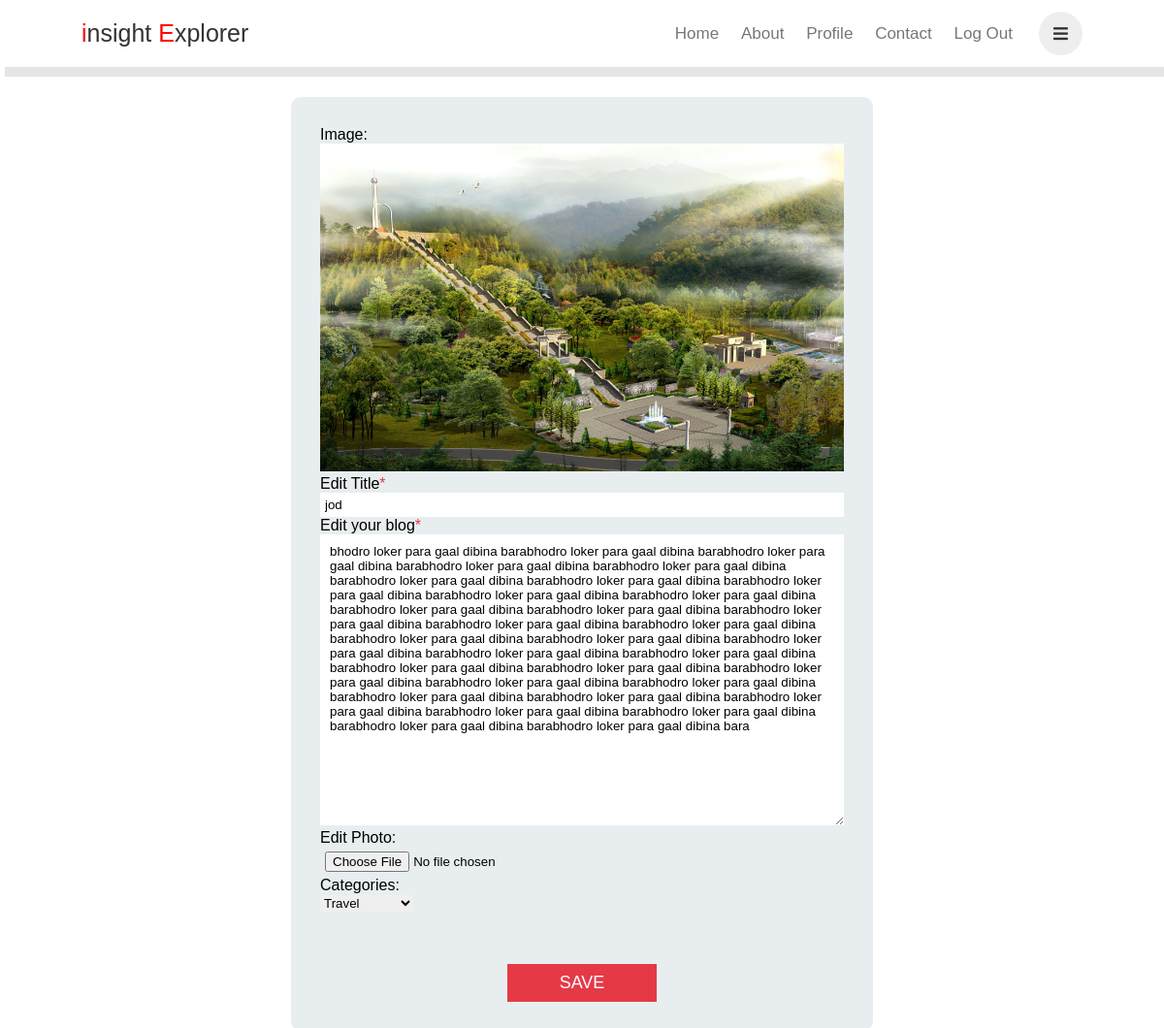
The page /profile/edit/9 (signed in) on the database its author committed.
### blogapp/models.py (models this page shows)
class Post(models.Model):
    title = models.CharField(max_length=1000)
    body = models.TextField(max_length=10000)
    img = models.ImageField(upload_to="images/")
    date = models.DateTimeField(auto_now_add=True)
    category = models.CharField(max_length=20)
    name = models.CharField(max_length=50)

### blogapp/views.py (the view)
# urls.py: path('profile/edit/<int:val>',views.edit, name='edit'),
@login_required(login_url='login')
def edit(request,val):
    if request.method == 'POST':
        title = request.POST['title']
        body = request.POST['body']
        img = request.FILES.get('img',False)
        if not img:
            img = 'images/no_image_available.jpg'
        category = request.POST['Categories']
        obj = Post.objects.get(id=val)
        obj.title=title
        obj.body=body
        obj.img=img
        obj.category=category
        obj.save()
        print("hi")
        return redirect('home')
    else:
        obj = Post.objects.get(id=val)
        return render(request, 'edit.html', context={'obs': obj})

### templates/edit.html (shortened to what this page needs)
<!DOCTYPE html>
{% load static %}
<html lang="en">
<head>
    <link rel="stylesheet" href="https://cdnjs.cloudflare.com/ajax/libs/font-awesome/5.15.3/css/all.min.css">
    <link rel="stylesheet" href="{% static './css/style6.css' %}">
</head>
<body>
    <header class="header">
        <a href="#" class="logo"><span>i</span>nsight <span>E</span>xplorer</a>
        <nav class="navbar">
            <a href="{% url 'home' %}" >Home</a>
            <a href="./about.html" >About</a>
            <a href="profile/{{user.username}}">Profile</a>
            <a href="./contact.html" >Contact</a>
            <a href="{% url 'logout' %}">Log out</a>
        </nav>
        <div class="icons">
             <i class="fas fa-bars" id="menu-bars"></i>
        </div>
    </header>
    <div class="form-wrapper">
    <form action="/profile/edit/{{obs.id}}" class="form" method="POST" enctype="multipart/form-data">
        <div class="form-group">
            <p>Image:</p>
            <img src="{{obs.img.url}}" >
        </div>
        <div class="form-group">
            <label for="username">Edit Title</label>
            <input type="text" name="title" id="username" value="{{obs.title}}" required  >
        </div>
        <div class="form-group">
            <label for="message">Edit your blog</label>
            <textarea name ="body" id="message" required>{{obs.body}}</textarea >
        </div>
        <div class="form-group">
            <p>Edit Photo:</p>
            <input class="file-upload" name="img" type="file" onchange="readURL(this)" accept="Image/*">
        </div>
        <p>Categories:</p>
        <select name="Categories">
            <option value="Travel">Travel</option>
        </select><br> <br><br><br>
        <button type="submit" class="form-btn">Save</button>
    </form>
    </div>
</body>
</html>

### static/css/style6.css (style rules this page uses)
:root { --orange:#e67e22; --black:#333; --light-color:#777; --border:.1rem solid rgba(0,0,0,.2); --box-shadow:0.5rem 1rem rgba(0,0,0,.1); }
* { margin: 0; padding: 0; box-sizing: border-box; text-decoration: none; font-family: Verdana, Geneva, Tahoma, sans-serif; outline: none; border: none; font-weight: lighter; }
html { font-size: 62.5%; overflow-x: hidden; scroll-behavior: smooth; scroll-padding-top: 6rem; }
.header { position: fixed; top: 0; left: 0; right: 0; background: #fff; box-shadow: var(--box-shadow); display: flex; align-items: center; padding: 1.2rem 7%; }
.header .logo { color: var(--black); font-size: 2.5rem; margin-right: auto; }
.header .logo span { color: red; }
.header .navbar a { color: var(--light-color); margin-right: 2rem; font-size: 1.7rem; text-transform: capitalize; }
.header .icons i { height: 4.5rem; line-height: 4.5rem; width: 4.5rem; text-align: center; color: var(--black); background: #eee; border-radius: 50%; margin-left: .7rem; font-size: 1.7rem; cursor: pointer; }
.form-wrapper .form { margin: auto; width: 50%; padding: 10px; height: 100%; font-size: 1.6rem; background: rgba(231, 237, 238, 0.938); padding: 3rem; margin-top: 10rem; border-radius: 1rem; resize: none; content: "*"; }
.form-wrapper label { display: block; }
.form-wrapper .form input { padding: 0.5rem; width: 100%; }
.form-wrapper .form label::after { content: '* '; color: #e63946; }
.form-wrapper .form textarea { width: 100%; height: 300px; padding: 1rem ; }
.form-wrapper .form img { max-height: 100%; max-width: 100%; }
.form-btn { display: block; margin: 0 auto; padding: 0.5em 3em; font-size: 1.8rem; text-transform: uppercase; background: #e63946; color: #fff; outline: none; border: none; cursor: pointer; }

### rows shown on the page
Post: img (picture), title "jod", body "bhodro loker para gaal dibina barabhodro loker para gaal dibina barabhodro loker para gaal dibina barabhodro loker para gaal dibina barabhodro loker para gaal dibina barabhodro loker para gaal dibina barabhodro loker para gaal dibina barabhodro loker para gaal dibina barabhodro loker para gaal dibina barabhodro loker para gaal dibina barabhodro loker para gaal dibina barabhodro loker para gaal dibina barabhodro loker para gaal dibina barabhodro loker para gaal dibina barabhodro loker para gaal dibina barabhodro loker para gaal dibina barabhodro loker para gaal dibina barabhodro loker para gaal dibina barabhodro loker para gaal dibina barabhodro loker para gaal dibina barabhodro loker para…"
